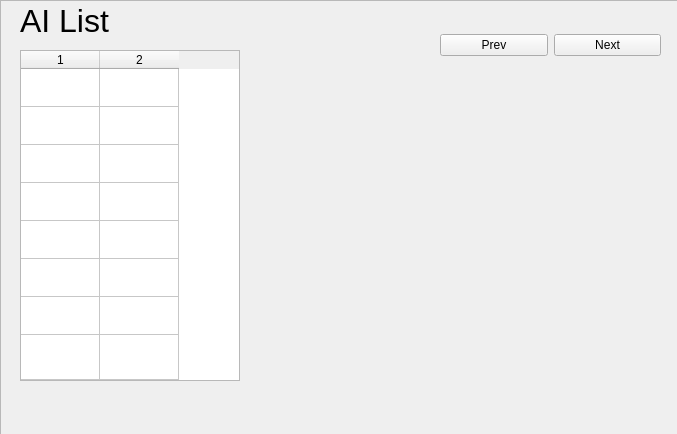
<?xml version="1.0" encoding="UTF-8"?>
<ui version="4.0">
 <class>FormAI</class>
 <widget class="QWidget" name="FormAI">
  <property name="geometry">
   <rect>
    <x>0</x>
    <y>0</y>
    <width>677</width>
    <height>434</height>
   </rect>
  </property>
  <property name="windowTitle">
   <string>Form</string>
  </property>
  <widget class="QFrame" name="frame">
   <property name="geometry">
    <rect>
     <x>0</x>
     <y>0</y>
     <width>681</width>
     <height>441</height>
    </rect>
   </property>
   <property name="frameShape">
    <enum>QFrame::StyledPanel</enum>
   </property>
   <property name="frameShadow">
    <enum>QFrame::Raised</enum>
   </property>
   <widget class="QTableWidget" name="tblAin">
    <property name="geometry">
     <rect>
      <x>20</x>
      <y>50</y>
      <width>220</width>
      <height>331</height>
     </rect>
    </property>
    <property name="rowCount">
     <number>8</number>
    </property>
    <property name="columnCount">
     <number>2</number>
    </property>
    <attribute name="horizontalHeaderDefaultSectionSize">
     <number>79</number>
    </attribute>
    <attribute name="horizontalHeaderMinimumSectionSize">
     <number>61</number>
    </attribute>
    <attribute name="verticalHeaderVisible">
     <bool>false</bool>
    </attribute>
    <attribute name="verticalHeaderDefaultSectionSize">
     <number>38</number>
    </attribute>
    <attribute name="verticalHeaderMinimumSectionSize">
     <number>25</number>
    </attribute>
    <attribute name="verticalHeaderStretchLastSection">
     <bool>true</bool>
    </attribute>
    <row/>
    <row/>
    <row/>
    <row/>
    <row/>
    <row/>
    <row/>
    <row/>
    <column/>
    <column/>
   </widget>
   <widget class="QWidget" name="horizontalLayoutWidget">
    <property name="geometry">
     <rect>
      <x>440</x>
      <y>20</y>
      <width>221</width>
      <height>51</height>
     </rect>
    </property>
    <layout class="QHBoxLayout" name="horizontalLayout">
     <item>
      <widget class="QPushButton" name="btnPrev">
       <property name="text">
        <string>Prev</string>
       </property>
      </widget>
     </item>
     <item>
      <widget class="QPushButton" name="btnNext">
       <property name="text">
        <string>Next</string>
       </property>
      </widget>
     </item>
    </layout>
   </widget>
   <widget class="QLabel" name="label">
    <property name="geometry">
     <rect>
      <x>20</x>
      <y>0</y>
      <width>141</width>
      <height>41</height>
     </rect>
    </property>
    <property name="font">
     <font>
      <pointsize>24</pointsize>
     </font>
    </property>
    <property name="text">
     <string>AI List</string>
    </property>
   </widget>
  </widget>
 </widget>
 <resources/>
 <connections/>
</ui>
